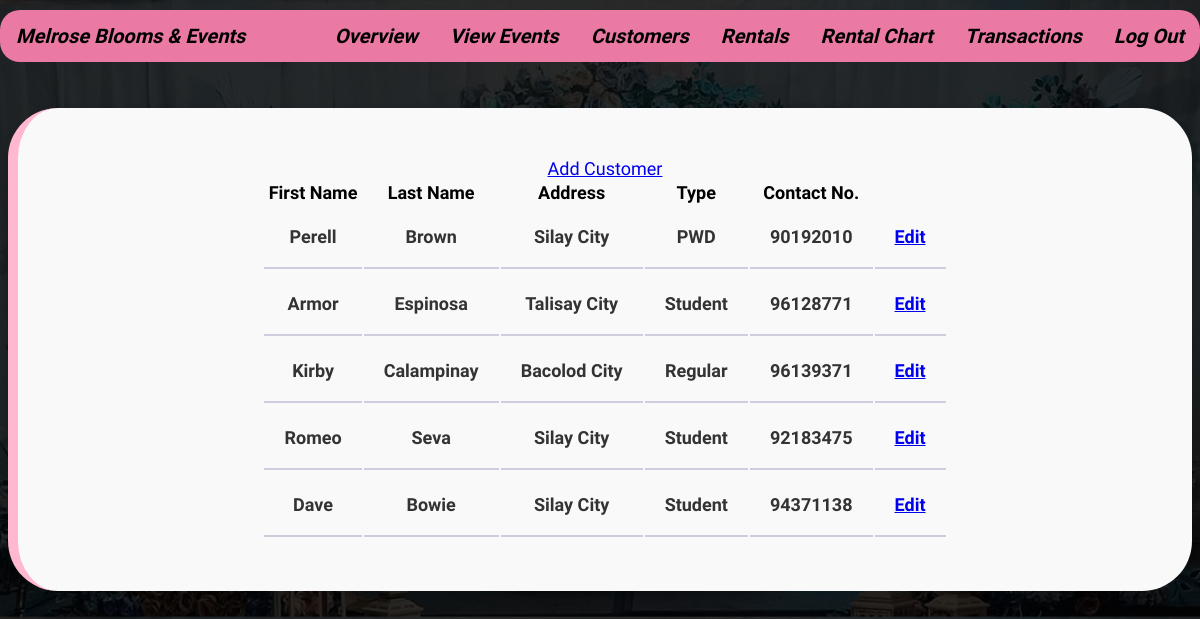
Screenshot of /index.php?page=customers (signed in) with the database file from the repository.
### tables this page shows
CREATE TABLE `customers` (
  `cust_id` int(11) NOT NULL,
  `cust_fname` varchar(50) NOT NULL,
  `cust_lname` varchar(50) NOT NULL,
  `cust_add` varchar(100) NOT NULL,
  `cust_type` varchar(50) NOT NULL,
  `cust_num` int(20) NOT NULL
);

### classes/custClass.php (called while the page is built, shortened)
<?php
class Customers{
	private $DB_SERVER='localhost';
	private $DB_USERNAME='root';
	private $DB_PASSWORD='';
	private $DB_DATABASE='test3';
	private $conn;
	public function __construct(){
		$this->conn = new PDO("mysql:host=".$this->DB_SERVER.";dbname=".$this->DB_DATABASE,$this->DB_USERNAME,$this->DB_PASSWORD);
	}
	public function list_Customers(){
			 $sql="SELECT * FROM customers";
			 $q = $this->conn->query($sql) or die("failed!");
			 while($r = $q->fetch(PDO::FETCH_ASSOC)){
			 $data[]=$r;
			 }
			 if(empty($data)){
				return false;
			 }else{
			 	return $data;
			 }
	}
}

### customer-module/cust-read.php (the view, shortened to what this page needs)
<div id="proList">
<table id="tableP">
<a href="index.php?page=customers&subpage=add"> Add Customer<i></a></i>
<tr>
<th>First Name  </th><th>Last Name  </th> <th> Address  </th> <th>Type  </th> <th>Contact No.</th>
</tr>
<?php
if($customers->list_Customers() != false){
foreach($customers->list_Customers() as $value){
   extract($value);
?>
      <tr>
        <td><?php echo $cust_fname;?></td>
        <td><?php echo $cust_lname;?></td>
        <td><?php echo $cust_add;?></td>
        <td><?php echo $cust_type;?></td>
        <td><?php echo $cust_num;?></td>
        <td><a href="index.php?page=customers&subpage=edit&id=<?php echo $cust_id;?>"> Edit</a></td>
      </tr>
      <tr>
<?php
}
}else{
  echo "No Record Found.";
}
?>
</table>
</div>

### css/custom.css (style rules this page uses)
html { margin: 0; padding: 0; }
body { font-family: 'Assistant', sans-serif; font-size: 18px; background: url(../images/bg.png); background-size: cover; }
#proList { width: 900px; padding: 30px; margin: 0 auto; display: flex; flex-direction: column; justify-content: center; align-items: center; }
td { border-bottom: 2px solid #ceccdd; padding: 20px; text-align: center; background-color: #f9f9f9; font-size: 18px; color: #333; font-weight: bold; }

### rows the page displays
customers: cust_fname "Perell", cust_lname "Brown", cust_add "Silay City", cust_type "PWD", cust_num "90192010"
customers: cust_fname "Armor", cust_lname "Espinosa", cust_add "Talisay City", cust_type "Student", cust_num "96128771"
customers: cust_fname "Kirby", cust_lname "Calampinay", cust_add "Bacolod City", cust_type "Regular", cust_num "96139371"
customers: cust_fname "Romeo", cust_lname "Seva", cust_add "Silay City", cust_type "Student", cust_num "92183475"
customers: cust_fname "Dave", cust_lname "Bowie", cust_add "Silay City", cust_type "Student", cust_num "94371138"
